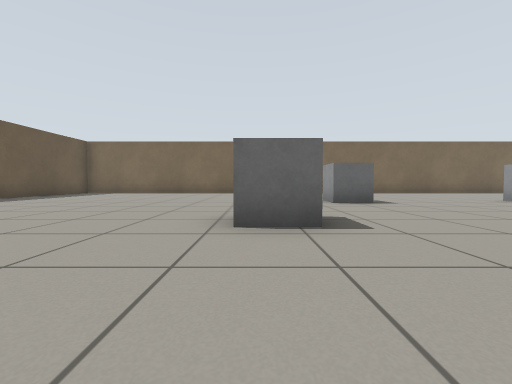
[1] (above)

18 first-person views from a walk through a world built for the Gazebo simulator. The camera is 0.5 m above the floor, tilts 2° down and sees 90° across. The floor is counted in squares, 1 m on a side. Each view is taken from the middle of a square. On the plan, view 1 faces up. The plan holds only what a view shows up to about 9 squares ahead; the rest is blank.

[2]
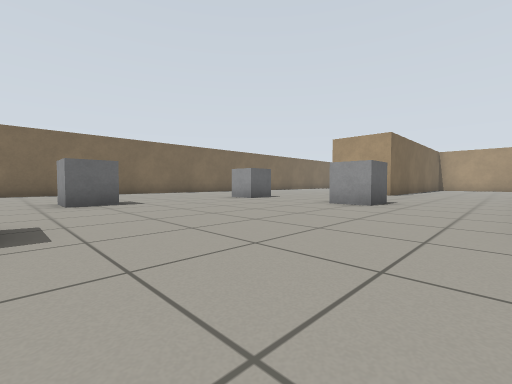

[3]
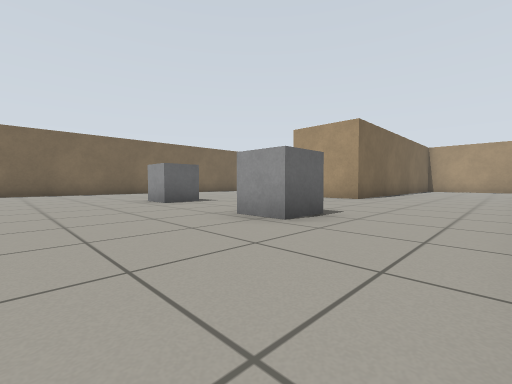

[4]
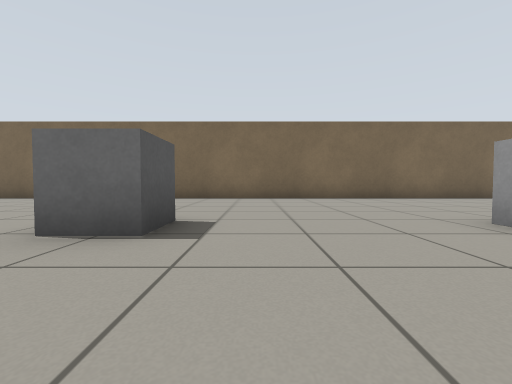

[5]
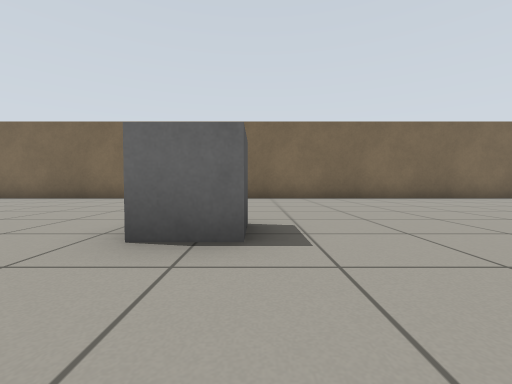

[6]
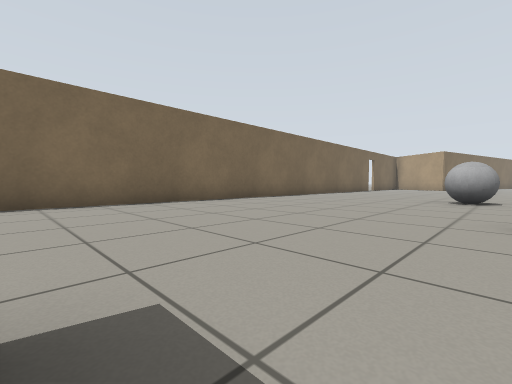

[7]
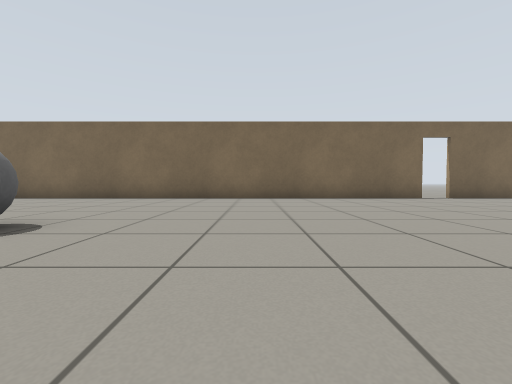

[8]
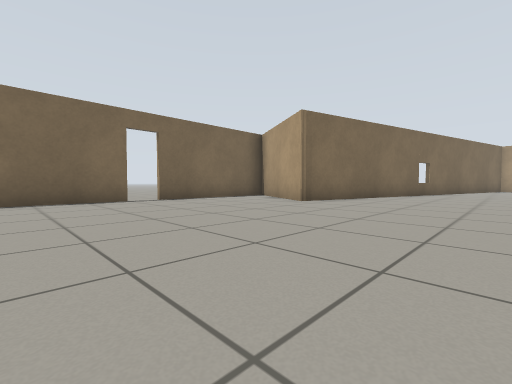

[9]
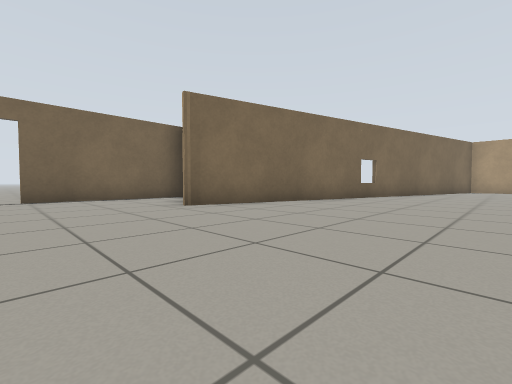

[10]
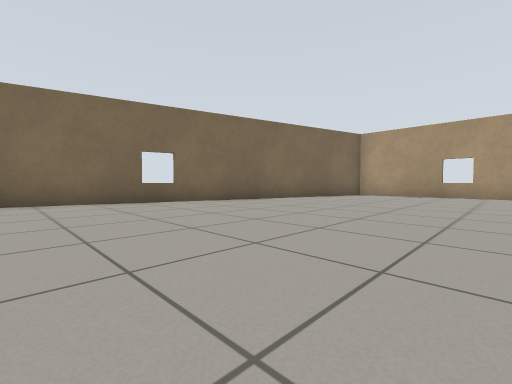

[11]
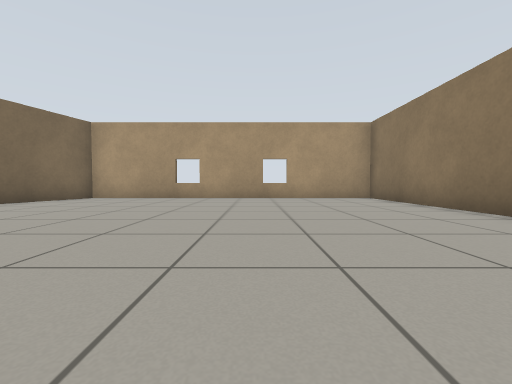

[12]
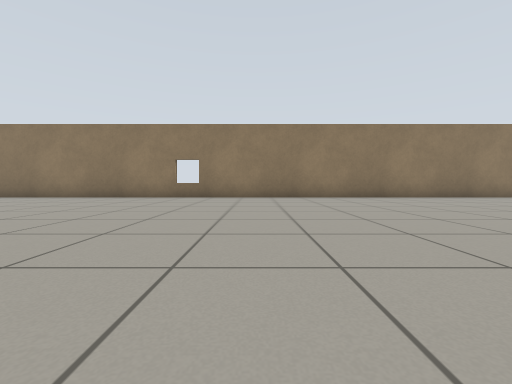

[13]
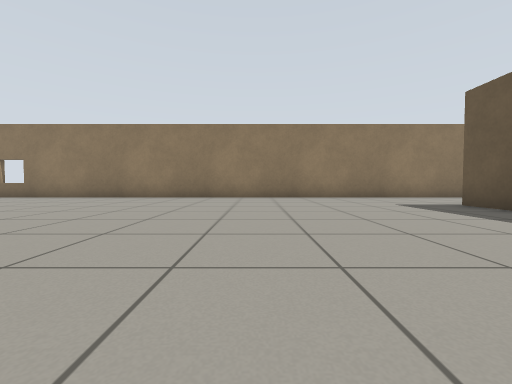

[14]
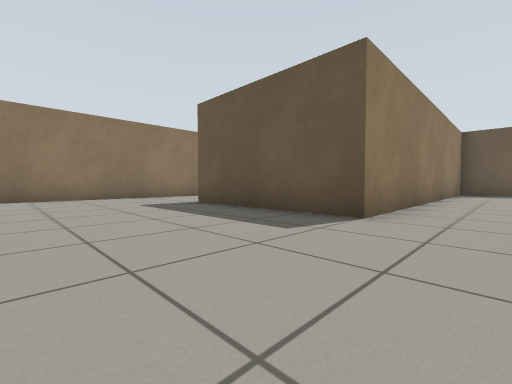

[15]
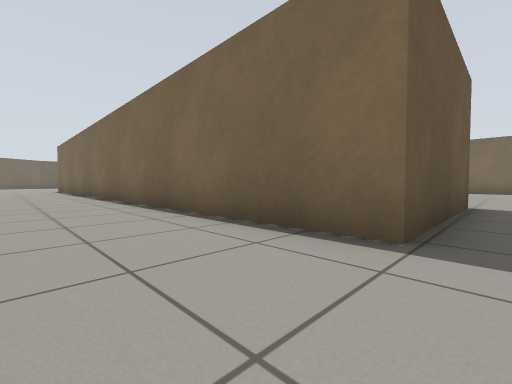

[16]
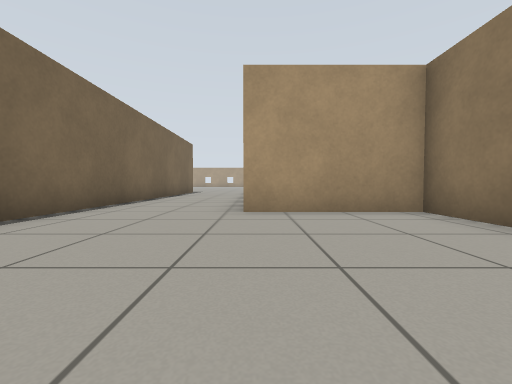

[17]
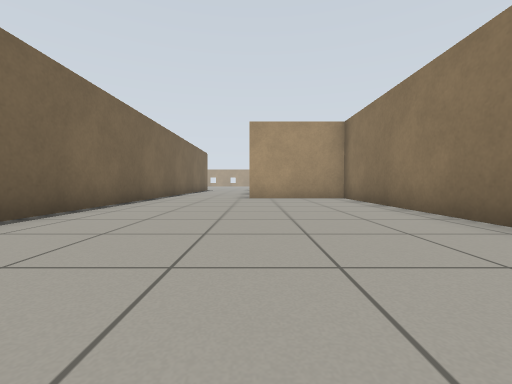

[18]
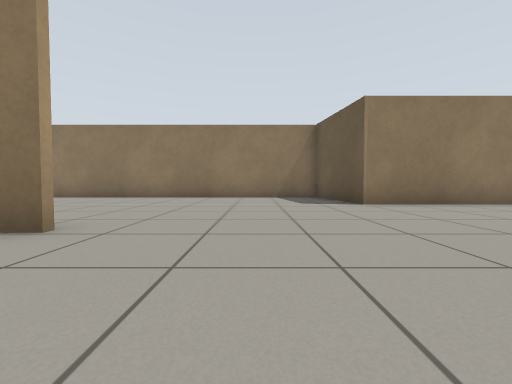

### Floor plan
Points are (right, up) in squares from view 1. A wall is a line through its corners. A room is listed if a view was taken in it or the views show most of it. See-through windows are left out.
Room 1 (views 1, 2, 3, 4, 5, 6, 7, 8, 9, 10, 11, 12, 13, 14, 15, 16, 17, 18)
walls: (13.6, 3.5) (21.4, 3.5) (21.4, -0.7) (7.3, -0.7); (13.4, 3.4) (11.9, 3.4) (11.9, 5); (18.9, -3.8) (41.5, -3.8) (41.5, 5.4) (27.9, 9.1) (28.9, 10.9); (4.1, -0.6) (4.6, -0.6); (24.5, 12.4) (-0.5, 12.4); (29.5, 12.4) (25.3, 12.4); (-3.2, 12.4) (-4.5, 12.4); (-4, -4) (-0.5, -4) (-0.1, -6.9) (12.4, -6.9) (12.4, -3.8); (-8.1, 9.1) (-8.1, 8.1)
ways out: open door at (25, 12.5)
objects: grey box (0, 3) to (0, 4); grey box (2, 7) to (3, 7); grey box (7, 2) to (7, 3); grey box (7, 6) to (8, 7); grey ball (16, 6) to (16, 7)

Where each view was taken, in squares from view 1:
view 1: 0 up, 0 right, facing up
view 2: 0 up, 1 right, facing up-right
view 3: 0 up, 4 right, facing up-right
view 4: 4 up, 4 right, facing up
view 5: 4 up, 8 right, facing up
view 6: 6 up, 8 right, facing up-right
view 7: 4 up, 19 right, facing up
view 8: 5 up, 22 right, facing up-right
view 9: 4 up, 25 right, facing up-right
view 10: 1 up, 31 right, facing up-right
view 11: 0 up, 33 right, facing right
view 12: 5 up, 32 right, facing down
view 13: 5 up, 26 right, facing down
view 14: 5 up, 25 right, facing down-left
view 15: 3 down, 22 right, facing up-left
view 16: 4 down, 8 right, facing right
view 17: 4 down, 4 right, facing right
view 18: 2 up, 2 right, facing down
